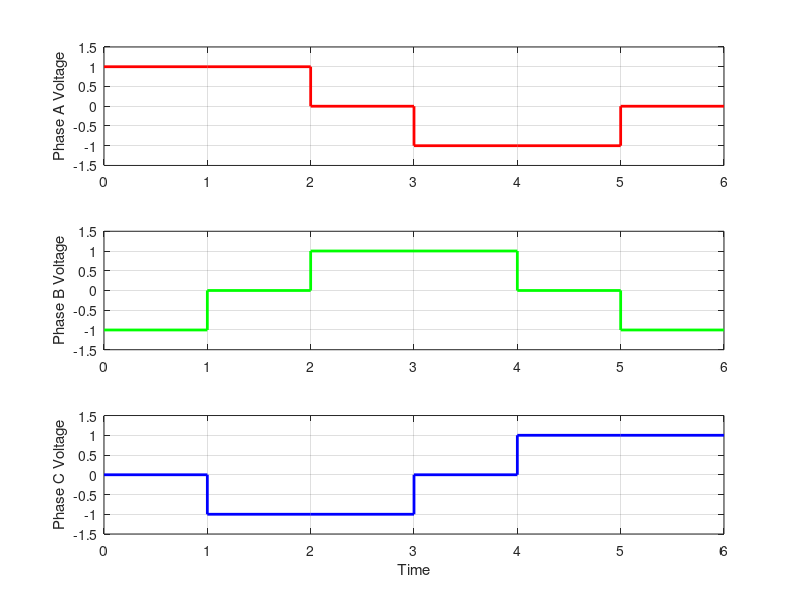
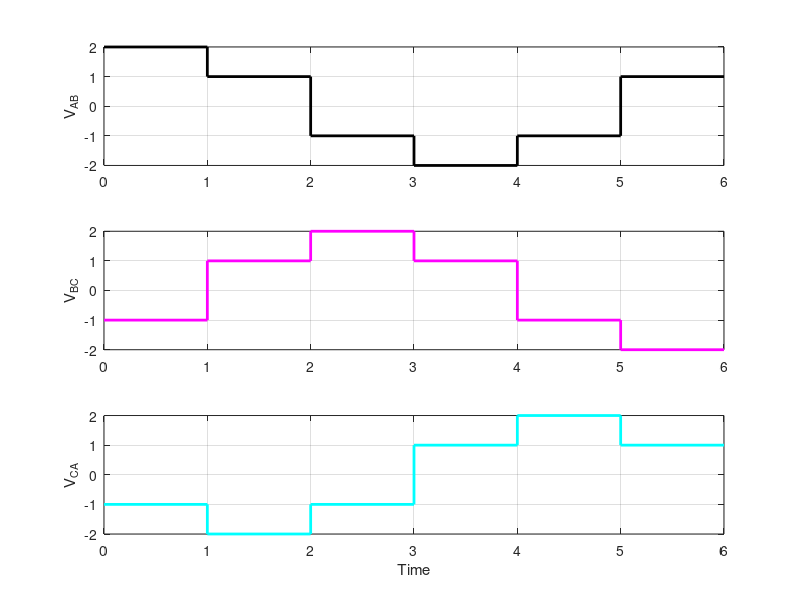
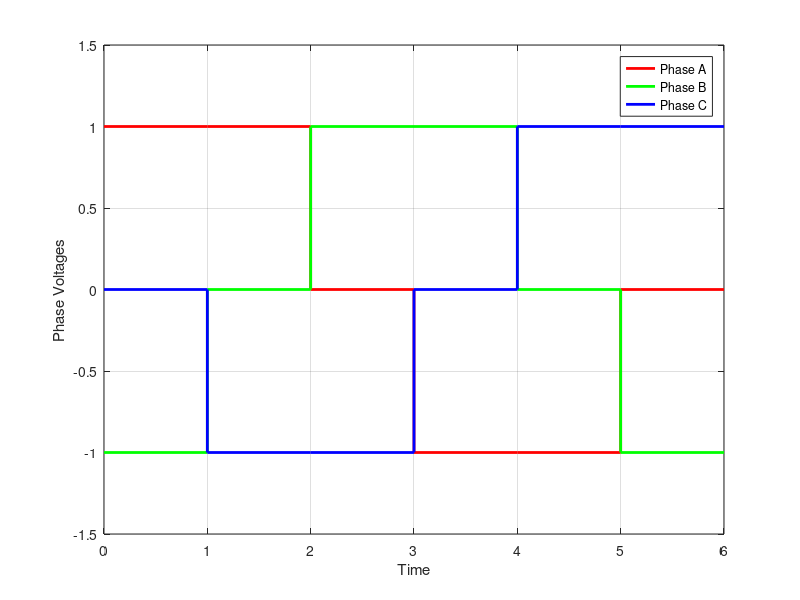

The MATLAB source for these figures, in order:
% Number of states
num_states = 6;

max_period = 2000;
max_duty_cycle = 1000;

time_per_state = 1; 

total_time = num_states * time_per_state;

t = linspace(0, total_time, num_states + 1);

% Initialize phase voltage arrays
Va = zeros(1, num_states + 1);
Vb = zeros(1, num_states + 1);
Vc = zeros(1, num_states + 1);

for state = 1:num_states
    switch state - 1
        case 0
            % State 0: Phase A High (+V), Phase B Low (-V), Phase C Floating (0V)
            Va(state) = 1;  % +V
            Vb(state) = -1; % -V
            Vc(state) = 0;  % 0V
        case 1
            % State 1: Phase A High (+V), Phase B Floating (0V), Phase C Low (-V)
            Va(state) = 1;  % +V
            Vb(state) = 0;  % 0V
            Vc(state) = -1; % -V
        case 2
            % State 2: Phase A Floating (0V), Phase B High (+V), Phase C Low (-V)
            Va(state) = 0;  % 0V
            Vb(state) = 1;  % +V
            Vc(state) = -1; % -V
        case 3
            % State 3: Phase A Low (-V), Phase B High (+V), Phase C Floating (0V)
            Va(state) = -1; % -V
            Vb(state) = 1;  % +V
            Vc(state) = 0;  % 0V
        case 4
            % State 4: Phase A Low (-V), Phase B Floating (0V), Phase C High (+V)
            Va(state) = -1; % -V
            Vb(state) = 0;  % 0V
            Vc(state) = 1;  % +V
        case 5
            % State 5: Phase A Floating (0V), Phase B Low (-V), Phase C High (+V)
            Va(state) = 0;  % 0V
            Vb(state) = -1; % -V
            Vc(state) = 1;  % +V
    end
end

Va(end) = Va(end-1);
Vb(end) = Vb(end-1);
Vc(end) = Vc(end-1);

% Plot phase voltages
figure;
subplot(3,1,1);
stairs(t, Va, 'r', 'LineWidth', 2);
ylabel('Phase A Voltage');
ylim([-1.5, 1.5]);
grid on;

subplot(3,1,2);
stairs(t, Vb, 'g', 'LineWidth', 2);
ylabel('Phase B Voltage');
ylim([-1.5, 1.5]);
grid on;

subplot(3,1,3);
stairs(t, Vc, 'b', 'LineWidth', 2);
ylabel('Phase C Voltage');
xlabel('Time');
ylim([-1.5, 1.5]);
grid on;

% Calculate line-to-line voltages
Vab = Va - Vb;
Vbc = Vb - Vc;
Vca = Vc - Va;

% Plot line-to-line voltages
figure;
subplot(3,1,1);
stairs(t, Vab, 'k', 'LineWidth', 2);
ylabel('V_{AB}');
ylim([-2, 2]);
grid on;

subplot(3,1,2);
stairs(t, Vbc, 'm', 'LineWidth', 2);
ylabel('V_{BC}');
ylim([-2, 2]);
grid on;

subplot(3,1,3);
stairs(t, Vca, 'c', 'LineWidth', 2);
ylabel('V_{CA}');
xlabel('Time');
ylim([-2, 2]);
grid on;

% Combine all phase voltages in one plot
figure;
stairs(t, Va, 'r', 'LineWidth', 2); hold on;
stairs(t, Vb, 'g', 'LineWidth', 2);
stairs(t, Vc, 'b', 'LineWidth', 2);
ylabel('Phase Voltages');
xlabel('Time');
ylim([-1.5, 1.5]);
legend('Phase A', 'Phase B', 'Phase C');
grid on;
